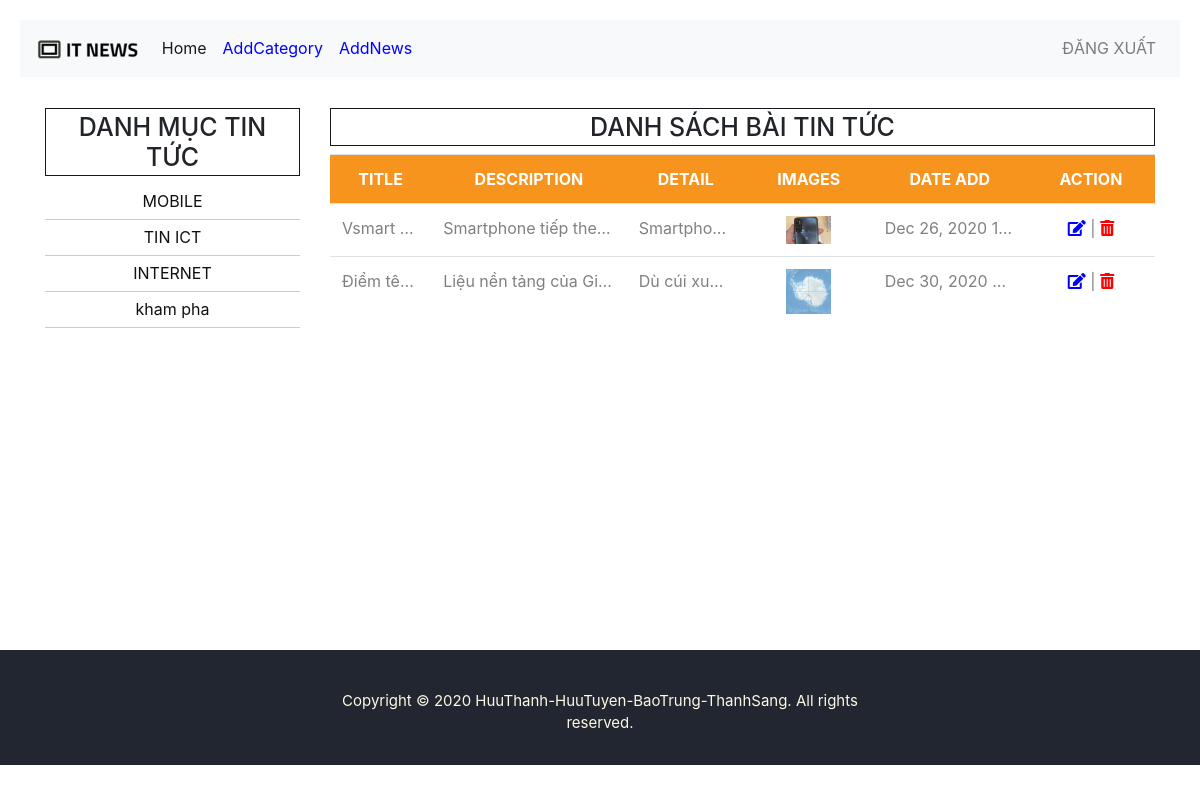
The app's page /admin-cate/1 with its own data.
### news/models.py (models this page shows)
class Category(models.Model):
    name = models.CharField(max_length=200)

class News(models.Model):
    title = models.CharField(max_length=200)
    category = models.ForeignKey(Category, on_delete=models.CASCADE)
    description = models.CharField(max_length=500)
    detail = models.TextField(default='')
    image = models.ImageField(upload_to='images')
    date_added = models.DateTimeField(auto_now_add=True)

### news/views.py (the view)
# urls.py: path('admin-cate/<int:category_id>', views.admin_cate, name="admin_cate"),
def admin_cate(request, category_id):
    form_cate = CategoryForm()
    form_news = NewsForm()
    category = Category.objects.get(pk=category_id)
    news = category.news_set.order_by('date_added')
    categoryall = Category.objects.all()
    context = {'form_news': form_news, 'form_cate': form_cate, 'cate': categoryall, 'news': news, 'catedetail': category}
    return render(request, "addnews.html", context)

### templates/addnews.html (shortened to what this page needs)
{% load static %}
<!DOCTYPE html>
<html>
<head>
<link rel="stylesheet" href="https://stackpath.bootstrapcdn.com/bootstrap/4.5.2/css/bootstrap.min.css">
<link rel="stylesheet" href="https://maxcdn.bootstrapcdn.com/font-awesome/4.7.0/css/font-awesome.min.css">
 <link rel="stylesheet" href="https://pro.fontawesome.com/releases/v5.10.0/css/all.css"
/>
</head>
<body>
    <div class="bs-example">
        <nav class="navbar navbar-expand-md navbar-light bg-light">
            <a href="#" class="navbar-brand">
                <img src="{%static '/img/logo.png'%}" height="28" alt="">
            </a>
            <div class="collapse navbar-collapse" id="navbarCollapse">
                <div class="navbar-nav">
                    <a href="{% url 'news:add' %}" class="nav-item nav-link active">Home</a>
                </div>
                <div class="navbar-nav">
                    <a style="color:blue" data-toggle="modal" data-target="#addcate" class="nav-item nav-link active">AddCategory</a>
                </div>
                <div class="navbar-nav">
                    <a style="color:blue" data-toggle="modal" data-target="#addnews" class="nav-item nav-link active">AddNews</a>
                </div>
                <div class="navbar-nav ml-auto">
                    <a href="{% url 'news:index' %}" class="nav-item nav-link">ĐĂNG XUẤT</a>
                </div>
            </div>
        </nav>
    </div>
	<div class="container" style="margin-bottom: 20rem;">
		<div class="row">
			<div class="col-md-3 style=" style="margin-top: 11px;">
				<h3>DANH MỤC TIN TỨC</h3>
				<ul>
                    {% for item in cate %}
					<li><a href="{% url 'news:admin_cate' item.id %}">{{item.name}}</a></li>
                    {% endfor%}
				</ul>
			</div>
			<div class="col-md-9"  style="margin-top: 11px;">
				<h3>DANH SÁCH BÀI TIN TỨC</h3>
				 <table class="table my-1 table-hover">
				 	<tr class="main-hading" style="background: #F7941D; color: #fff;">
						<th class="text-center">TITLE</th>
						<th class="text-center">DESCRIPTION</th>
						<th class="text-center">DETAIL</th>
						<th class="text-center">IMAGES</th>
						<th class="text-center">DATE ADD</th>
                        <th class="text-center">ACTION</th>
					</tr>
                     {% for item in news %}
					<tr>
                        <td class="text-center">{{item.title}}</td>
                        <td class="text-center">{{item.description}}</td>
                        <td class="text-center">{{item.detail}}</td>
                        <td class="text-center"> <img src="{{ item.image.url }}" width="45px;"> </td>
                        <td class="text-center"> {{item.date_added|date:'M d, Y H:i'}}</td>
                        <td class="text-center">
                            <form method="post" action="{% url 'news:delete_news' item.id %}" onsubmit="if(CheckForm() == false) return false">
                                <a href="{% url 'news:edit_news' item.id %}"><i class="fas fa-edit" style="color: blue;"></i></a>
								<span>|</span>
            					<button type="submit" style="display: contents;"> <i class="fas fa-trash-alt" style="color: red;"></i> </button>
							</form>
                        </td>
                    </tr>
                    {% endfor%}
				 </table>
			</div>
		</div>
	</div>
		<footer id="footer">
			<div class="container">
				<div class="row center">
					<div class="footer-widget">
						<div class="footer-copyright">
							<span>Copyright © 2020 HuuThanh-HuuTuyen-BaoTrung-ThanhSang. All rights reserved.</span>
						</div>
					</div>
				</div>
			</div>
		</footer>
</body>
</html>

### templates/addnews.html (style rules this page uses)
.bs-example { margin: 20px; }
.row h3 { text-align: center; padding: 3px 3px; border: 1px solid #141820; font-size: 25px }
.center { width: 50%; margin: auto; }
.row ul { background: #fff; margin: 0px; padding: 0px; }
.row ul li { list-style: none; }
.row ul li a { display: block; text-decoration: none; text-align: center; line-height: 35px; border-bottom: 1px solid #ccc; color: #110f0f; }
.table td { color: #808080; overflow: hidden; white-space: nowrap; text-overflow: ellipsis; max-width : 40px; }
#footer { padding-bottom: 10px; margin-top: 10px; background-color: #212631; }
#footer .container { padding-top: 20px; }
.footer-widget { margin-bottom: 20px; }
.footer-copyright { margin-top: 20px; color: #fcf8e3; font-size: 15px; text-align: center; }

### records on screen
Category: name "MOBILE"
Category: name "TIN ICT"
Category: name "INTERNET"
Category: name "kham pha"
News: title "Vsmart…", description "Smartphone tiếp the…", detail "Smartpho…", image (picture), date_added "Dec 26, 2020 1…"
News: title "Điểm tê…", description "Liệu nền tảng của Gi…", detail "Dù cúi xu…", image (picture), date_added "Dec 30, 2020…"
